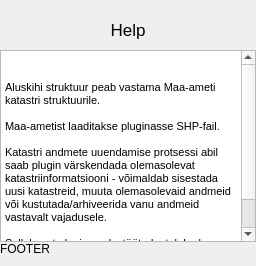
           <widget class="QWidget" name="Help">
            <layout class="QVBoxLayout" name="verticalLayout_40">
             <property name="spacing">
              <number>0</number>
             </property>
             <property name="leftMargin">
              <number>0</number>
             </property>
             <property name="topMargin">
              <number>10</number>
             </property>
             <property name="rightMargin">
              <number>0</number>
             </property>
             <property name="bottomMargin">
              <number>10</number>
             </property>
             <item alignment="Qt::AlignTop">
              <widget class="QWidget" name="HelpPageName" native="true">
               <layout class="QVBoxLayout" name="verticalLayout_41">
                <property name="spacing">
                 <number>5</number>
                </property>
                <property name="leftMargin">
                 <number>0</number>
                </property>
                <property name="topMargin">
                 <number>10</number>
                </property>
                <property name="rightMargin">
                 <number>0</number>
                </property>
                <property name="bottomMargin">
                 <number>10</number>
                </property>
                <item>
                 <widget class="QLabel" name="label_20">
                  <property name="font">
                   <font>
                    <pointsize>13</pointsize>
                   </font>
                  </property>
                  <property name="text">
                   <string>Help</string>
                  </property>
                  <property name="alignment">
                   <set>Qt::AlignCenter</set>
                  </property>
                 </widget>
                </item>
               </layout>
              </widget>
             </item>
             <item>
              <widget class="QWidget" name="HelpMainFrame" native="true">
               <layout class="QVBoxLayout" name="verticalLayout_42">
                <property name="spacing">
                 <number>0</number>
                </property>
                <property name="leftMargin">
                 <number>0</number>
                </property>
                <property name="topMargin">
                 <number>0</number>
                </property>
                <property name="rightMargin">
                 <number>0</number>
                </property>
                <property name="bottomMargin">
                 <number>0</number>
                </property>
                <item>
                 <widget class="QTextEdit" name="textEdit">
                  <property name="html">
                   <string>&lt;!DOCTYPE HTML PUBLIC &quot;-//W3C//DTD HTML 4.0//EN&quot; &quot;http://www.w3.org/TR/REC-html40/strict.dtd&quot;&gt;
&lt;html&gt;&lt;head&gt;&lt;meta name=&quot;qrichtext&quot; content=&quot;1&quot; /&gt;&lt;style type=&quot;text/css&quot;&gt;
p, li { white-space: pre-wrap; }
&lt;/style&gt;&lt;/head&gt;&lt;body style=&quot; font-family:'MS Shell Dlg 2'; font-size:7.8pt; font-weight:400; font-style:normal;&quot;&gt;
&lt;p style=&quot;-qt-paragraph-type:empty; margin-top:0px; margin-bottom:0px; margin-left:0px; margin-right:0px; -qt-block-indent:0; text-indent:0px; font-size:8.25pt;&quot;&gt;&lt;br /&gt;&lt;/p&gt;
&lt;p style=&quot;-qt-paragraph-type:empty; margin-top:0px; margin-bottom:0px; margin-left:0px; margin-right:0px; -qt-block-indent:0; text-indent:0px; font-size:8pt;&quot;&gt;&lt;br /&gt;&lt;/p&gt;
&lt;p style=&quot; margin-top:0px; margin-bottom:0px; margin-left:0px; margin-right:0px; -qt-block-indent:0; text-indent:0px;&quot;&gt;&lt;span style=&quot; font-size:8pt;&quot;&gt;Aluskihi struktuur peab vastama Maa-ameti katastri struktuurile.&lt;/span&gt;&lt;/p&gt;
&lt;p style=&quot;-qt-paragraph-type:empty; margin-top:0px; margin-bottom:0px; margin-left:0px; margin-right:0px; -qt-block-indent:0; text-indent:0px; font-size:8pt;&quot;&gt;&lt;br /&gt;&lt;/p&gt;
&lt;p style=&quot; margin-top:0px; margin-bottom:0px; margin-left:0px; margin-right:0px; -qt-block-indent:0; text-indent:0px;&quot;&gt;&lt;span style=&quot; font-size:8pt;&quot;&gt;Maa-ametist laaditakse pluginasse SHP-fail.&lt;/span&gt;&lt;/p&gt;
&lt;p style=&quot;-qt-paragraph-type:empty; margin-top:0px; margin-bottom:0px; margin-left:0px; margin-right:0px; -qt-block-indent:0; text-indent:0px; font-size:8pt;&quot;&gt;&lt;br /&gt;&lt;/p&gt;
&lt;p style=&quot; margin-top:0px; margin-bottom:0px; margin-left:0px; margin-right:0px; -qt-block-indent:0; text-indent:0px;&quot;&gt;&lt;span style=&quot; font-size:8pt;&quot;&gt;Katastri andmete uuendamise protsessi abil saab plugin värskendada olemasolevat katastriinformatsiooni - võimaldab sisestada uusi katastreid, muuta olemasolevaid andmeid või kustutada/arhiveerida vanu andmeid vastavalt vajadusele.&lt;/span&gt;&lt;/p&gt;
&lt;p style=&quot;-qt-paragraph-type:empty; margin-top:0px; margin-bottom:0px; margin-left:0px; margin-right:0px; -qt-block-indent:0; text-indent:0px; font-size:8pt;&quot;&gt;&lt;br /&gt;&lt;/p&gt;
&lt;p style=&quot; margin-top:0px; margin-bottom:0px; margin-left:0px; margin-right:0px; -qt-block-indent:0; text-indent:0px;&quot;&gt;&lt;span style=&quot; font-size:8pt;&quot;&gt;Selleks, et plugin saaks töötada, tuleb alguses importida Maa-ameti SHP-fail.&lt;/span&gt;&lt;/p&gt;
&lt;p style=&quot;-qt-paragraph-type:empty; margin-top:0px; margin-bottom:0px; margin-left:0px; margin-right:0px; -qt-block-indent:0; text-indent:0px; font-size:8pt;&quot;&gt;&lt;br /&gt;&lt;/p&gt;&lt;/body&gt;&lt;/html&gt;</string>
                  </property>
                 </widget>
                </item>
               </layout>
              </widget>
             </item>
             <item alignment="Qt::AlignBottom">
              <widget class="QWidget" name="HelpPageFooter" native="true">
               <layout class="QVBoxLayout" name="verticalLayout_43">
                <property name="spacing">
                 <number>5</number>
                </property>
                <property name="leftMargin">
                 <number>0</number>
                </property>
                <property name="topMargin">
                 <number>0</number>
                </property>
                <property name="rightMargin">
                 <number>0</number>
                </property>
                <property name="bottomMargin">
                 <number>0</number>
                </property>
                <item>
                 <widget class="QLabel" name="label_21">
                  <property name="text">
                   <string>FOOTER</string>
                  </property>
                 </widget>
                </item>
               </layout>
              </widget>
             </item>
            </layout>
           </widget>
